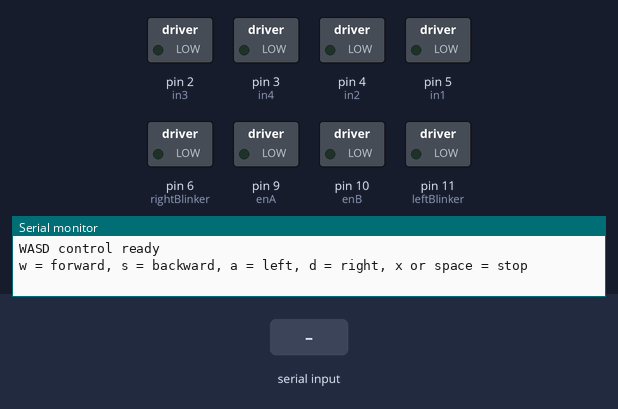
The sketch below on a simulated Arduino Uno, built with avr-gcc and run on an emulated ATmega328P. Parts: switched loads named in the sketch (green lamp = pin HIGH), the last lines printed to the serial monitor. Dashed ring = blinking. The test bench sets the inputs (shaded band).

Above: at 1.2 s.
1.3 s: "a" received over Serial
At 1.45 s:
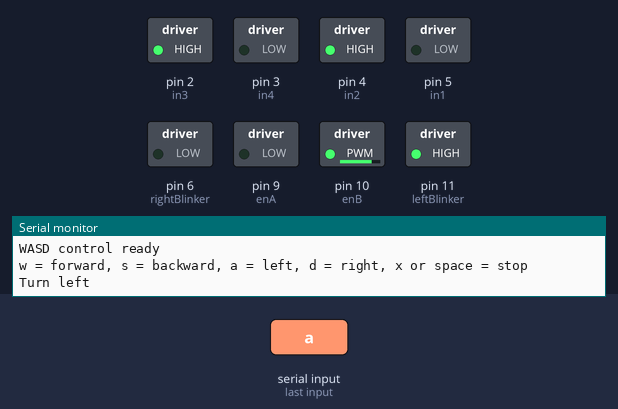
4.3 s: "w" received over Serial
At 5.4 s:
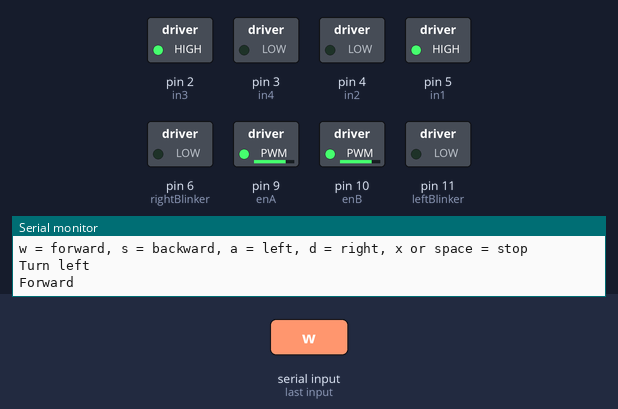
5.8 s: "s" received over Serial
At 6.5 s:
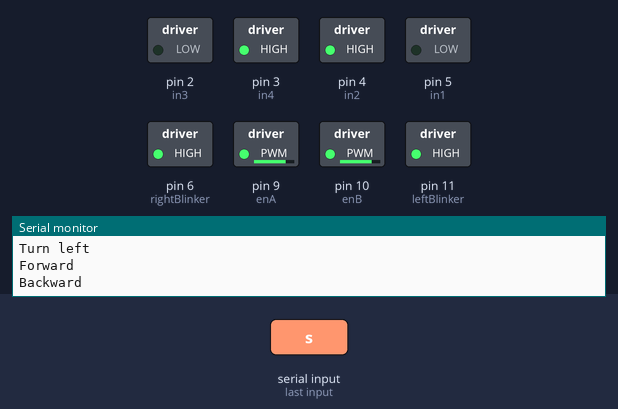
7.3 s: "d" received over Serial
At 8.05 s:
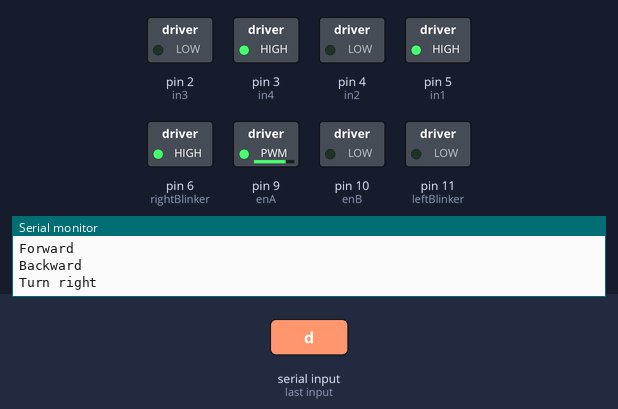
10.3 s: byte 32 (' ') received over Serial
At 11.2 s:
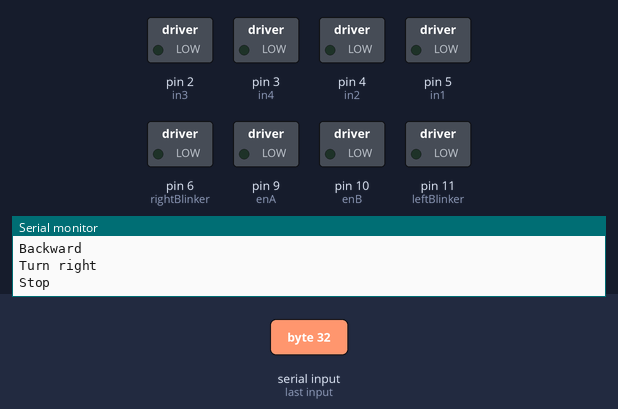
11.8 s: "W" received over Serial
At 12.3 s:
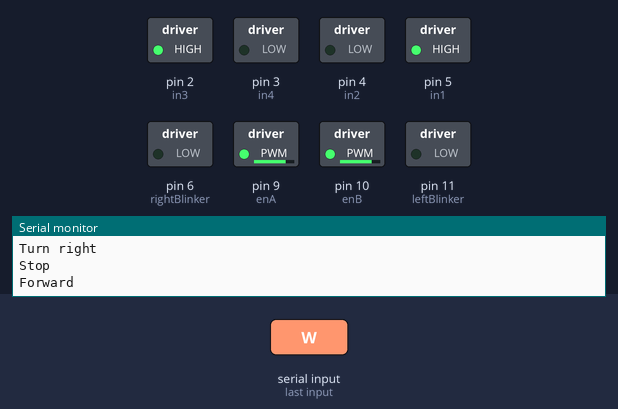
Timing chart, 0 to 14.3 s (numbered marks = the images above; inputs shaded):
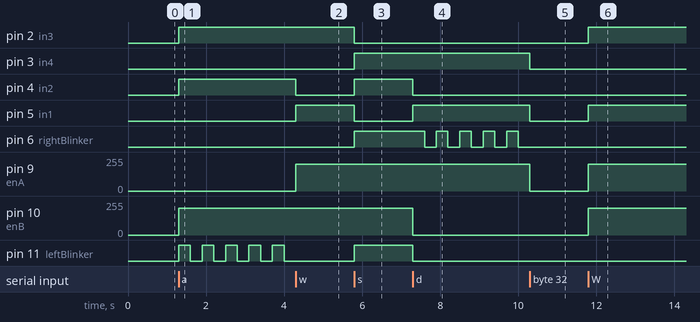

The sketch:

Motor.ino
```cpp
// Motor.ino


// Motor A (left motor)
int enA = 9;   // PWM speed control
int in1 = 5;   // Direction
int in2 = 4;   // Direction

// Motor B (right motor)
int enB = 10;  // PWM speed control
int in3 = 2;   // Direction
int in4 = 3;   // Direction


// Blinker LEDs
int leftBlinker = 11;
int rightBlinker = 6;

// Blinker state
const int BLINK_OFF = 0;
const int BLINK_LEFT = 1;
const int BLINK_RIGHT = 2;
const int BOTH_ON = 3;  // Both LEDs solid (reversing)

int blinkMode = BLINK_OFF;                 // Which blinker is active
bool blinkOn = false;                      // Is the active LED currently lit
unsigned long lastBlinkTime = 0;           // When the LED last toggled
const unsigned long BLINK_INTERVAL = 300;  // Milliseconds between toggles


// -------------------------
// Setup
// -------------------------

void setup() {
  // Motor A
  pinMode(enA, OUTPUT);
  pinMode(in1, OUTPUT);
  pinMode(in2, OUTPUT);

  // Motor B
  pinMode(enB, OUTPUT);
  pinMode(in3, OUTPUT);
  pinMode(in4, OUTPUT);

  // Blinkers
  pinMode(leftBlinker, OUTPUT);
  pinMode(rightBlinker, OUTPUT);

  // Start stopped
  stop();

  // Serial connection for keyboard control
  Serial.begin(9600);
  Serial.println("WASD control ready");
  Serial.println("w = forward, s = backward, a = left, d = right, x or space = stop");
}


// -------------------------
// Motor A
// -------------------------

void motorAForward(int speed) {
  digitalWrite(in1, HIGH);
  digitalWrite(in2, LOW);
  analogWrite(enA, speed);
}

void motorABackward(int speed) {
  digitalWrite(in1, LOW);
  digitalWrite(in2, HIGH);
  analogWrite(enA, speed);
}


// -------------------------
// Motor B
// -------------------------

void motorBForward(int speed) {
  digitalWrite(in3, HIGH);
  digitalWrite(in4, LOW);
  analogWrite(enB, speed);
}

void motorBBackward(int speed) {
  digitalWrite(in3, LOW);
  digitalWrite(in4, HIGH);
  analogWrite(enB, speed);
}


// -------------------------
// Blinkers
// -------------------------

// Set the lights: BLINK_OFF, BLINK_LEFT, BLINK_RIGHT or BOTH_ON
void setBlinker(int mode) {
  if (mode == blinkMode) return;

  blinkMode = mode;
  blinkOn = true;  // Light up right away when a turn starts
  lastBlinkTime = millis();

  bool leftLit = (mode == BLINK_LEFT || mode == BOTH_ON);
  bool rightLit = (mode == BLINK_RIGHT || mode == BOTH_ON);
  digitalWrite(leftBlinker, leftLit ? HIGH : LOW);
  digitalWrite(rightBlinker, rightLit ? HIGH : LOW);
}

// Call this every loop so the active blinker keeps flashing
void updateBlinkers() {
  // Only the turn modes flash; off and both-on stay as they are
  if (blinkMode != BLINK_LEFT && blinkMode != BLINK_RIGHT) return;

  if (millis() - lastBlinkTime >= BLINK_INTERVAL) {
    lastBlinkTime = millis();
    blinkOn = !blinkOn;

    int pin = (blinkMode == BLINK_LEFT) ? leftBlinker : rightBlinker;
    digitalWrite(pin, blinkOn ? HIGH : LOW);
  }
}


// -------------------------
// Both motors
// -------------------------

// Cut power to both motors (they coast to a stop)
void stop() {
  digitalWrite(in1, LOW);
  digitalWrite(in2, LOW);
  digitalWrite(in3, LOW);
  digitalWrite(in4, LOW);
  analogWrite(enA, 0);
  analogWrite(enB, 0);
  setBlinker(BLINK_OFF);
}

void forward(int speed) {
  motorAForward(speed);
  motorBForward(speed);
  setBlinker(BLINK_OFF);
}

void backward(int speed) {
  motorABackward(speed);
  motorBBackward(speed);
  setBlinker(BOTH_ON);
}

// Spin in place: left motor backward, right motor forward
void turnLeft(int speed) {
  motorABackward(0);
  motorBForward(speed);
  setBlinker(BLINK_LEFT);
}

// Spin in place: left motor forward, right motor backward
void turnRight(int speed) {
  motorAForward(speed);
  motorBBackward(0);
  setBlinker(BLINK_RIGHT);
}


// -------------------------
// Main loop (WASD control)
// -------------------------

int driveSpeed = 200;  // 0 (off) to 255 (full speed)

void loop() {
  // Keep the active blinker flashing
  updateBlinkers();

  // Only act when a key has arrived over serial
  if (Serial.available() > 0) {
    char key = Serial.read();

    switch (key) {
      case 'w':
      case 'W':
        forward(driveSpeed);
        Serial.println("Forward");
        break;

      case 's':
      case 'S':
        backward(driveSpeed);
        Serial.println("Backward");
        break;

      case 'a':
      case 'A':
        turnLeft(driveSpeed);
        Serial.println("Turn left");
        break;

      case 'd':
      case 'D':
        turnRight(driveSpeed);
        Serial.println("Turn right");
        break;

      case 'x':
      case 'X':
      case ' ':
        stop();
        Serial.println("Stop");
        break;

      default:
        // Ignore anything else (including the newline the Serial Monitor sends)
        break;
    }
  }
}
```

Measured:
- after the input at 1.3 s, pin 2 (in3), pin 4 (in2): LOW → HIGH at once; pin 10 (enB): 0/255 → 200/255 at once; pin 11 (leftBlinker): alternates HIGH for 0.30 s and LOW for 0.30 s, starting at once
- after the input at 4.3 s, pin 4 (in2): HIGH → LOW at once; pin 5 (in1): LOW → HIGH at once; pin 9 (enA): 0/255 → 200/255 at once; pin 11 (leftBlinker): stops changing and stays LOW
- after the input at 5.8 s, pin 2 (in3), pin 5 (in1): HIGH → LOW at once; pin 3 (in4), pin 4 (in2), pin 6 (rightBlinker), pin 11 (leftBlinker): LOW → HIGH at once
- after the input at 7.3 s, pin 4 (in2), pin 11 (leftBlinker): HIGH → LOW at once; pin 5 (in1): LOW → HIGH at once; pin 6 (rightBlinker): alternates HIGH for 0.30 s and LOW for 0.30 s, starting after 0.30 s; pin 10 (enB): 200/255 → 0/255 at once
- after the input at 10.3 s, pin 3 (in4), pin 5 (in1): HIGH → LOW at once; pin 6 (rightBlinker): stops changing and stays LOW; pin 9 (enA): 200/255 → 0/255 at once
- after the input at 11.8 s, pin 2 (in3), pin 5 (in1): LOW → HIGH at once; pin 9 (enA), pin 10 (enB): 0/255 → 200/255 at once
